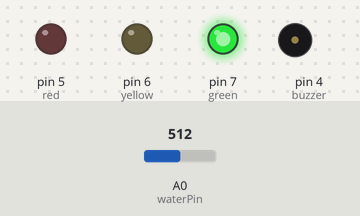
The sketch below on a simulated Arduino Uno, built with avr-gcc and run on an emulated ATmega328P. On the bench: output pins drawn as LEDs (lit = HIGH), buzzer (waves = sounding, pin HIGH). The test bench sets the inputs (shaded band); at power-on: A0 (waterPin) = 512. What the sketch prints to the serial monitor is not drawn.

Above: at 1.2 s.
1.3 s: A0 (waterPin) set to 560
At 2.4 s:
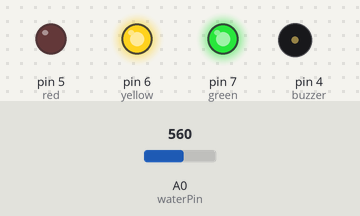
2.8 s: A0 (waterPin) set to 610
At 3.7 s:
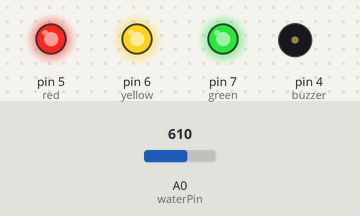
4.3 s: A0 (waterPin) set to 630
At 4.7 s:
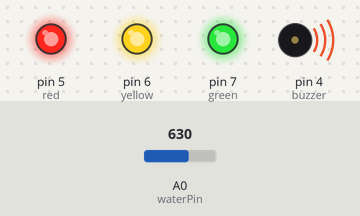
5.8 s: A0 (waterPin) set to 90
At 7.0 s:
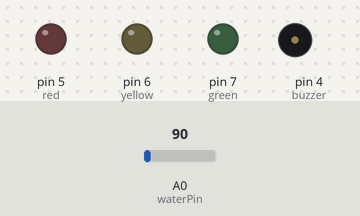
7.3 s: A0 (waterPin) set to 108
At 8.2 s:
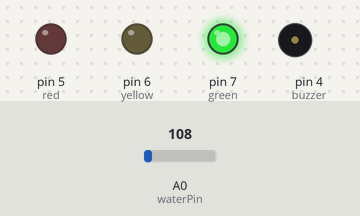
8.8 s: A0 (waterPin) set to 0
At 9.4 s:
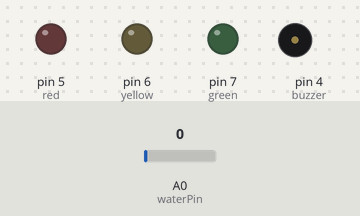
Timing chart, 0 to 11.3 s (numbered marks = the images above; inputs shaded):
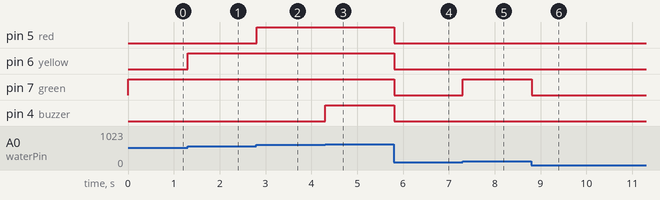

The sketch:

Water_level_detector_with_overflow_warning.ino
```cpp
int buzzer = 4;
int red = 5;
int yellow = 6;
int green = 7;
int waterLevel = 0;
int waterPin = A0;

void setup() {
  // put your setup code here, to run once:
  pinMode(red, OUTPUT);
  pinMode(green, OUTPUT);
  pinMode(yellow, OUTPUT);
  pinMode(buzzer, OUTPUT);
Serial.begin(9600);
}

void loop() {
  // put your main code here, to run repeatedly:
  waterLevel = analogRead(waterPin);
  Serial.println(waterLevel);
  if(waterLevel > 100 && waterLevel < 550) {
    digitalWrite(yellow, LOW);
    digitalWrite(green, HIGH);
    digitalWrite(red, LOW);
    digitalWrite(buzzer, LOW);
  }
  else if(waterLevel > 550 && waterLevel < 600) {
    digitalWrite(yellow, HIGH);
    digitalWrite(green, HIGH);
    digitalWrite(red, LOW);
    digitalWrite(buzzer, LOW);
  }
  else if(waterLevel > 600 && waterLevel < 620) {
    digitalWrite(yellow, HIGH);
    digitalWrite(green, HIGH);
    digitalWrite(red, HIGH);
    digitalWrite(buzzer, LOW);
  }
  else if(waterLevel > 620) {
    digitalWrite(yellow, HIGH);
    digitalWrite(green, HIGH);
    digitalWrite(red, HIGH);
    digitalWrite(buzzer, HIGH);
  }
  else {
    digitalWrite(yellow, LOW);
    digitalWrite(green, LOW);
    digitalWrite(red, LOW);
    digitalWrite(buzzer, LOW);
  }

}
```

Measured:
- the behaviour switches between 100 and 101 on A0 (waterPin) (found by bisection; images 4 and 5)
- after the input at 1.3 s, pin 6 (yellow): LOW → HIGH at once
- after the input at 2.8 s, pin 5 (red): LOW → HIGH at once
- after the input at 4.3 s, pin 4 (buzzer): LOW → HIGH at once
- after the input at 5.8 s, pin 5 (red), pin 6 (yellow), pin 7 (green), pin 4 (buzzer): HIGH → LOW at once
- after the input at 7.3 s, pin 7 (green): LOW → HIGH at once
- after the input at 8.8 s, pin 7 (green): HIGH → LOW at once
